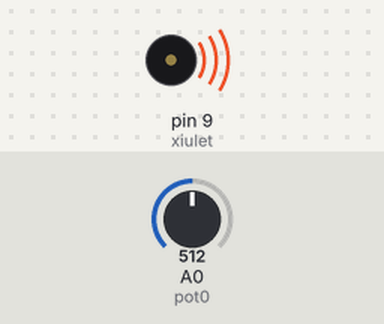
The sketch below on a simulated Arduino Uno, built with avr-gcc and run on an emulated ATmega328P. On the bench: buzzer (waves = sounding). Inputs (shaded band) come from the test bench; at power-on: A0 (pot0) = 512.

Above: at 0.07 s.
Timing chart, 0 to 3.0 s (numbered marks = the images above):
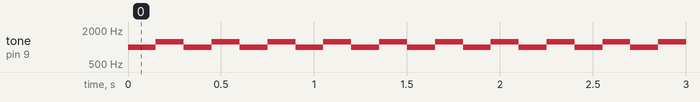

Measured:
- by itself, tone on pin 9 (xiulet): alternates 1250 Hz for 0.15 s and 1000 Hz for 0.15 s

The sketch:

Ex4.ino
```cpp
/**********************************************************************************
**                                                                               **
**                                  Sirena                                       **
**                                                                               **
**                                                                               **
**********************************************************************************/

//********** Includes *************************************************************

//********** Variables ************************************************************
const byte xiulet = 9;        // donar nom al pin 9 de l’Arduino
const byte pot0 = A0;         // donar nom al pin A0 de l’Arduino
int valPot0;                 // guardar valor del potenciometre

//********** Setup ****************************************************************
void setup()
{
  pinMode(xiulet, OUTPUT);   // definir el pin 9 com una sortida
}

//********** Loop *****************************************************************
void loop()
{
  valPot0 = analogRead(pot0);    // llegir valor potenciòmetre

  tone(xiulet, 1000, 150);
  delay(150);

   tone(xiulet, 1250, 150);
   delay(150);

}

//********** Funcions ********************************************
```
